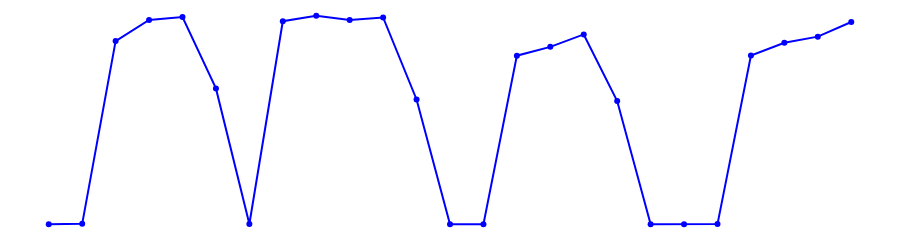
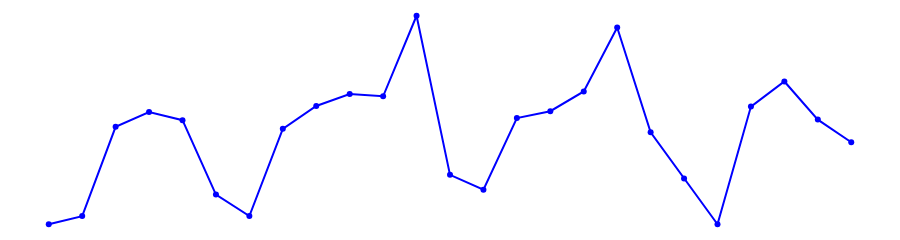

Notebook code for these charts, in order:
### Markdown cell above
# Gráfico de linhas

### Code cell
# cSpell: disable=invalid-name
def line_graph(df: pd.DataFrame, indicator: str):
    # Converter 'data_registro' para datetime e criar uma nova coluna 'data_turno'

    df["data_registro"] = pd.to_datetime(df["data_registro"])

    df["data_turno"] = df["data_registro"].dt.strftime("%Y-%m-%d")

    # Agrupar por 'data_turno' e 'turno' e calcular a média da eficiência

    df_grouped = df.groupby(["data_turno"])[indicator].mean().reset_index()

    # Multiplicar a eficiência por 100 para converter para porcentagem

    df_grouped[indicator] = df_grouped[indicator] * 100

    # Criar o gráfico

    fig = go.Figure(
        go.Scatter(
            x=df_grouped["data_turno"],
            y=df_grouped[indicator],
            mode="lines+markers",
            line=dict(color="blue"),
            marker=dict(color="blue"),
            hovertemplate="<i>Dia</i>: %{x}"
            + "<br><b>Porcentagem</b>: %{y:.1f}<br>",
            hoverinfo="skip",
        )
    )

    fig.update_layout(
        showlegend=False,
        plot_bgcolor="white",
        xaxis=dict(showticklabels=False),  # Esconde os valores do eixo x
        yaxis=dict(showticklabels=False),
        margin=dict(t=0, b=0, l=0, r=0),
        # height=None, # removido apenas para visualização no jupyter
        # autosize=True, # removido apenas para visualização no jupyter
        height=200,  # apenas para visualização no jupyter
    )

    fig.show()


line_graph(df_eff, "eficiencia")


line_graph(df_perf, "performance")


line_graph(df_reparos, "reparo")

### Figure 1 — Plotly figure (JSON) as saved in the notebook; plotly's stock layout.template omitted (floating-point values rounded to 4 significant figures)
{"data": [{"hoverinfo": "skip", "hovertemplate": "<i>Dia</i>: %{x}<br><b>Porcentagem</b>: %{y:.1f}<br>", "line": {"color": "blue"}, "marker": {"color": "blue"}, "mode": "lines+markers", "type": "scatter", "x": ["2024-01-01", "2024-01-02", "2024-01-03", "2024-01-04", "2024-01-05", "2024-01-06", "2024-01-07", "2024-01-08", "2024-01-09", "2024-01-10", "2024-01-11", "2024-01-12", "2024-01-13", "2024-01-14", "2024-01-15", "2024-01-16", "2024-01-17", "2024-01-18", "2024-01-19", "2024-01-20", "2024-01-21", "2024-01-22", "2024-01-23", "2024-01-24", "2024-01-25"], "y": [0, 0.09687, 46.65, 52.04, 52.78, 34.6, 0.05522, 51.71, 53.11, 52.03, 52.68, 31.79, 0, 0.003835, 42.94, 45.19, 48.35, 31.38, 0, 0, 0.03326, 42.99, 46.23, 47.79, 51.52]}], "layout": {"height": 200, "margin": {"b": 0, "l": 0, "r": 0, "t": 0}, "plot_bgcolor": "white", "showlegend": false, "xaxis": {"showticklabels": false}, "yaxis": {"showticklabels": false}}}

### Figure 2 — Plotly figure (JSON) as saved in the notebook; plotly's stock layout.template omitted (floating-point values rounded to 4 significant figures)
{"data": [{"hoverinfo": "skip", "hovertemplate": "<i>Dia</i>: %{x}<br><b>Porcentagem</b>: %{y:.1f}<br>", "line": {"color": "blue"}, "marker": {"color": "blue"}, "mode": "lines+markers", "type": "scatter", "x": ["2024-01-01", "2024-01-02", "2024-01-03", "2024-01-04", "2024-01-05", "2024-01-06", "2024-01-07", "2024-01-08", "2024-01-09", "2024-01-10", "2024-01-11", "2024-01-12", "2024-01-13", "2024-01-14", "2024-01-15", "2024-01-16", "2024-01-17", "2024-01-18", "2024-01-19", "2024-01-20", "2024-01-21", "2024-01-22", "2024-01-23", "2024-01-24", "2024-01-25"], "y": [0, 2.321, 27.8, 32.03, 29.7, 8.474, 2.331, 27.24, 33.76, 37.18, 36.52, 59.5, 14.09, 9.878, 30.3, 32.25, 37.9, 56.13, 26.25, 13.08, 0, 33.57, 40.74, 29.86, 23.41]}], "layout": {"height": 200, "margin": {"b": 0, "l": 0, "r": 0, "t": 0}, "plot_bgcolor": "white", "showlegend": false, "xaxis": {"showticklabels": false}, "yaxis": {"showticklabels": false}}}
